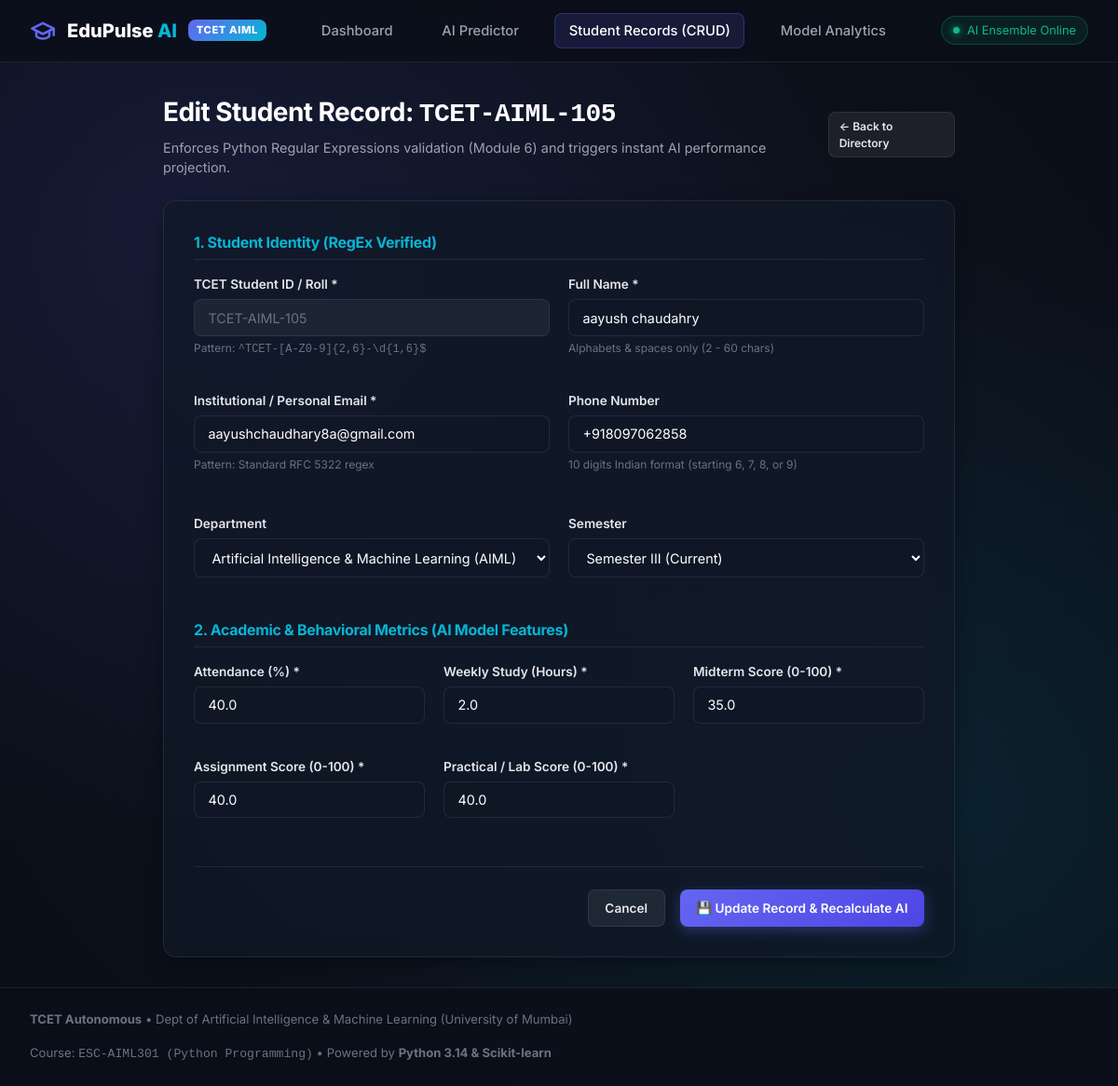
The page /students/edit/TCET-AIML-105 on the database its author committed.
### tables this page shows
CREATE TABLE students (
    id INTEGER PRIMARY KEY AUTOINCREMENT,
    student_id TEXT UNIQUE NOT NULL,
    name TEXT NOT NULL,
    email TEXT UNIQUE NOT NULL,
    phone TEXT,
    department TEXT NOT NULL DEFAULT 'AIML',
    semester INTEGER NOT NULL DEFAULT 3,
    attendance REAL NOT NULL,
    study_hours_weekly REAL NOT NULL,
    midterm_score REAL NOT NULL,
    assignment_score REAL NOT NULL,
    lab_score REAL NOT NULL,
    extracurricular_hours REAL NOT NULL DEFAULT 4.0,
    predicted_grade TEXT,
    predicted_gpa REAL,
    risk_level TEXT,
    created_at TIMESTAMP DEFAULT CURRENT_TIMESTAMP,
    updated_at TIMESTAMP DEFAULT CURRENT_TIMESTAMP
);

### app/routes/student_routes.py (the view, shortened to what this page needs)
@student_bp.route("/edit/<student_id>", methods=["GET", "POST"])
def edit_student(student_id: str):
    db: DatabaseManager = current_app.db
    student = db.get_student_by_id(student_id)
    return render_template("student_form.html", student=student, is_edit=True, student_id=student_id, active_page="students")

### app/database/db.py (called while the page is built)
    @contextmanager
    def get_connection(self):
        conn = sqlite3.connect(self.db_path)
        conn.row_factory = sqlite3.Row
        try:
            yield conn
        finally:
            conn.close()

    def get_student_by_id(self, student_id: str) -> Dict[str, Any]:
        sql = "SELECT * FROM students WHERE student_id = ? OR id = ?"
        with self.get_connection() as conn:
            cursor = conn.cursor()
            cursor.execute(sql, (student_id, student_id))
            row = cursor.fetchone()
            if not row:
                raise StudentNotFoundError(student_id)
            return dict(row)

### app/templates/student_form.html (shortened to what this page needs)
{% extends "base.html" %}
{% block content %}
<div style="max-width: 850px; margin: 0 auto;">
    <div style="display: flex; justify-content: space-between; align-items: center; margin-bottom: 1.5rem;">
        <div>
            <h1 style="font-size: 1.75rem; margin-bottom: 0.25rem;">
                {% if is_edit %}Edit Student Record: <code>{{ student_id }}</code>{% else %}Enroll New Student{% endif %}
            </h1>
            <p style="color: var(--text-secondary); font-size: 0.9rem;">
                Enforces Python Regular Expressions validation (Module 6) and triggers instant AI performance projection.
            </p>
        </div>
        <a href="{{ url_for('students.list_students') }}" class="btn btn-secondary btn-sm">&larr; Back to Directory</a>
    </div>
    <div class="glass-panel" style="padding: 2rem;">
        <form method="POST">
            <h3 style="font-size: 1rem; color: var(--accent-secondary); margin-bottom: 1rem; padding-bottom: 0.4rem; border-bottom: 1px solid var(--border-glass);">
                1. Student Identity (RegEx Verified)
            </h3>
            <div style="display: grid; grid-template-columns: 1fr 1fr; gap: 1.25rem; margin-bottom: 1rem;">
                <div class="form-group">
                    <label class="form-label" for="student_id">TCET Student ID / Roll *</label>
                    <input type="text" id="student_id" name="student_id" class="form-input"
                           placeholder="e.g. TCET-AIML-1099"
                           value="{{ student.student_id|default('') }}"
                           {% if is_edit %}readonly style="background: rgba(255,255,255,0.05); color: var(--text-muted);"{% endif %}
                           required>
                    <div class="form-hint">Pattern: <code>^TCET-[A-Z0-9]{2,6}-\d{1,6}$</code></div>
                </div>
                <div class="form-group">
                    <label class="form-label" for="name">Full Name *</label>
                    <input type="text" id="name" name="name" class="form-input"
                           placeholder="e.g. Aryan Sharma"
                           value="{{ student.name|default('') }}"
                           required>
                    <div class="form-hint">Alphabets & spaces only (2 - 60 chars)</div>
                </div>
            </div>
            <div style="display: grid; grid-template-columns: 1fr 1fr; gap: 1.25rem; margin-bottom: 1.5rem;">
                <div class="form-group">
                    <label class="form-label" for="email">Institutional / Personal Email *</label>
                    <input type="email" id="email" name="email" class="form-input"
                           placeholder="e.g. aryan.sharma@tcetmumbai.in"
                           value="{{ student.email|default('') }}"
                           required>
                    <div class="form-hint">Pattern: Standard RFC 5322 regex</div>
                </div>
                <div class="form-group">
                    <label class="form-label" for="phone">Phone Number</label>
                    <input type="tel" id="phone" name="phone" class="form-input"
                           placeholder="+919876543210"
                           value="{{ student.phone|default('') }}">
                    <div class="form-hint">10 digits Indian format (starting 6, 7, 8, or 9)</div>
                </div>
            </div>
            <div style="display: grid; grid-template-columns: 1fr 1fr; gap: 1.25rem; margin-bottom: 1.5rem;">
                <div class="form-group">
                    <label class="form-label" for="department">Department</label>
                    <select id="department" name="department" class="form-select">
                        <option value="AIML" {% if student.department == 'AIML' %}selected{% endif %}>Artificial Intelligence & Machine Learning (AIML)</option>
                    </select>
                </div>
                <div class="form-group">
                    <label class="form-label" for="semester">Semester</label>
                    <select id="semester" name="semester" class="form-select">
                        <option value="3" {% if student.semester == 3 %}selected{% endif %}>Semester III (Current)</option>
                    </select>
                </div>
            </div>
            <h3 style="font-size: 1rem; color: var(--accent-secondary); margin-bottom: 1rem; padding-bottom: 0.4rem; border-bottom: 1px solid var(--border-glass);">
                2. Academic & Behavioral Metrics (AI Model Features)
            </h3>
            <div style="display: grid; grid-template-columns: 1fr 1fr 1fr; gap: 1.25rem; margin-bottom: 1rem;">
                <div class="form-group">
                    <label class="form-label" for="attendance">Attendance (%) *</label>
                    <input type="number" id="attendance" name="attendance" class="form-input"
                           min="0" max="100" step="0.5"
                           value="{{ student.attendance|default(80.0) }}" required>
                </div>
                <div class="form-group">
                    <label class="form-label" for="study_hours_weekly">Weekly Study (Hours) *</label>
                    <input type="number" id="study_hours_weekly" name="study_hours_weekly" class="form-input"
                           min="0" max="70" step="0.5"
                           value="{{ student.study_hours_weekly|default(14.0) }}" required>
                </div>
                <div class="form-group">
                    <label class="form-label" for="midterm_score">Midterm Score (0-100) *</label>
                    <input type="number" id="midterm_score" name="midterm_score" class="form-input"
                           min="0" max="100" step="0.5"
                           value="{{ student.midterm_score|default(68.0) }}" required>
                </div>
            </div>
            <div style="display: grid; grid-template-columns: 1fr 1fr 1fr; gap: 1.25rem; margin-bottom: 2rem;">
                <div class="form-group">
                    <label class="form-label" for="assignment_score">Assignment Score (0-100) *</label>
                    <input type="number" id="assignment_score" name="assignment_score" class="form-input"
                           min="0" max="100" step="0.5"
                           value="{{ student.assignment_score|default(72.0) }}" required>
                </div>
                <div class="form-group">
                    <label class="form-label" for="lab_score">Practical / Lab Score (0-100) *</label>
                    <input type="number" id="lab_score" name="lab_score" class="form-input"
                           min="0" max="100" step="0.5"
                           value="{{ student.lab_score|default(76.0) }}" required>
                </div>
            </div>
            <div style="display: flex; justify-content: flex-end; gap: 1rem; border-top: 1px solid var(--border-glass); padding-top: 1.5rem;">
                <a href="{{ url_for('students.list_students') }}" class="btn btn-secondary">Cancel</a>
                <button type="submit" class="btn btn-primary">
                    <span>{% if is_edit %}💾 Update Record & Recalculate AI{% else %}🚀 Save Student & Run AI Inference{% endif %}</span>
                </button>
            </div>
        </form>
    </div>
</div>
{% endblock %}

### app/static/css/style.css (style rules this page uses)
:root { --bg-base: #0b0f19; --bg-surface: #111827; --bg-card: rgba(17, 24, 39, 0.75); --bg-glass: rgba(31, 41, 55, 0.45); --border-glass: rgba(255, 255, 255, 0.08); --border-glow: rgba(99, 102, 241, 0.35); --text-primary: #f3f4f6; --text-secondary: #9ca3af; --text-muted: #6b7280; --accent-primary: #6366f1; --accent-primary-hover: #4f46e5; --accent-secondary: #06b6d4; --accent-emerald: #10b981; --accent-amber: #f59e0b; --accent-rose: #ef4444; --font-sans: 'Inter', system-ui, -apple-system, BlinkMacSystemFont, 'Segoe UI', Roboto, sans-serif; --font-mono: 'JetBrains Mono', monospace; --radius-sm: 8px; --radius-md: 14px; --radius-lg: 20px; --radius-full: 9999px; --shadow-sm: 0 2px 8px rgba(0, 0, 0, 0.3); --shadow-md: 0 8px 24px -4px rgba(0, 0, 0, 0.45); --shadow-lg: 0 16px 36px -6px rgba(0, 0, 0, 0.6); --shadow-glow: 0 0 25px rgba(99, 102, 241, 0.25); }
* { margin: 0; padding: 0; box-sizing: border-box; }
body { font-family: var(--font-sans); background-color: var(--bg-base); color: var(--text-primary); min-height: 100vh; line-height: 1.5; background-image: radial-gradient(at 15% 20%, rgba(99, 102, 241, 0.12) 0px, transparent 50%), radial-gradient(at 85% 75%, rgba(6, 182, 212, 0.10) 0px, transparent 50%), radial-gradient(at 50% 50%, rgba(17, 24, 39, 0.7) 0px, transparent 80%); background-attachment: fixed; display: flex; flex-direction: column; }
h1, h2, h3, h4, h5, h6 { color: #fff; font-weight: 700; letter-spacing: -0.02em; }
a { color: var(--accent-secondary); text-decoration: none; transition: color 0.2s ease; }
.glass-panel { background: var(--bg-card); backdrop-filter: blur(16px); -webkit-backdrop-filter: blur(16px); border: 1px solid var(--border-glass); border-radius: var(--radius-md); box-shadow: var(--shadow-md); transition: transform 0.2s ease, box-shadow 0.2s ease, border-color 0.2s ease; }
.btn { display: inline-flex; align-items: center; gap: 0.45rem; font-family: var(--font-sans); font-size: 0.85rem; font-weight: 600; padding: 0.55rem 1.1rem; border-radius: var(--radius-sm); cursor: pointer; transition: all 0.2s ease; border: none; outline: none; }
.btn-primary { background: linear-gradient(135deg, var(--accent-primary), var(--accent-primary-hover)); color: #fff; box-shadow: 0 4px 14px rgba(99, 102, 241, 0.35); }
.btn-secondary { background: rgba(255, 255, 255, 0.07); color: #e5e7eb; border: 1px solid var(--border-glass); }
.btn-sm { font-size: 0.75rem; padding: 0.35rem 0.65rem; }
.form-group { margin-bottom: 1.25rem; }
.form-label { display: block; font-size: 0.85rem; font-weight: 600; color: #e5e7eb; margin-bottom: 0.35rem; }
.form-input, .form-select { width: 100%; background: rgba(17, 24, 39, 0.8); border: 1px solid var(--border-glass); border-radius: var(--radius-sm); padding: 0.65rem 0.9rem; color: #fff; font-family: var(--font-sans); font-size: 0.9rem; outline: none; transition: border-color 0.2s ease, box-shadow 0.2s ease; }
.form-hint { font-size: 0.75rem; color: var(--text-muted); margin-top: 0.25rem; }

### rows shown on the page
students: student "TCET-AIML-105", student_id "TCET-AIML-105", name "aayush chaudahry", email "aayushchaudhary8a@gmail.com", phone "+918097062858", department "Artificial Intelligence & Machine Learning (AIML)", semester "Semester III (Current)", attendance "40.0", study_hours_weekly "2.0", midterm_score "35.0", assignment_score "40.0", lab_score "40.0"
